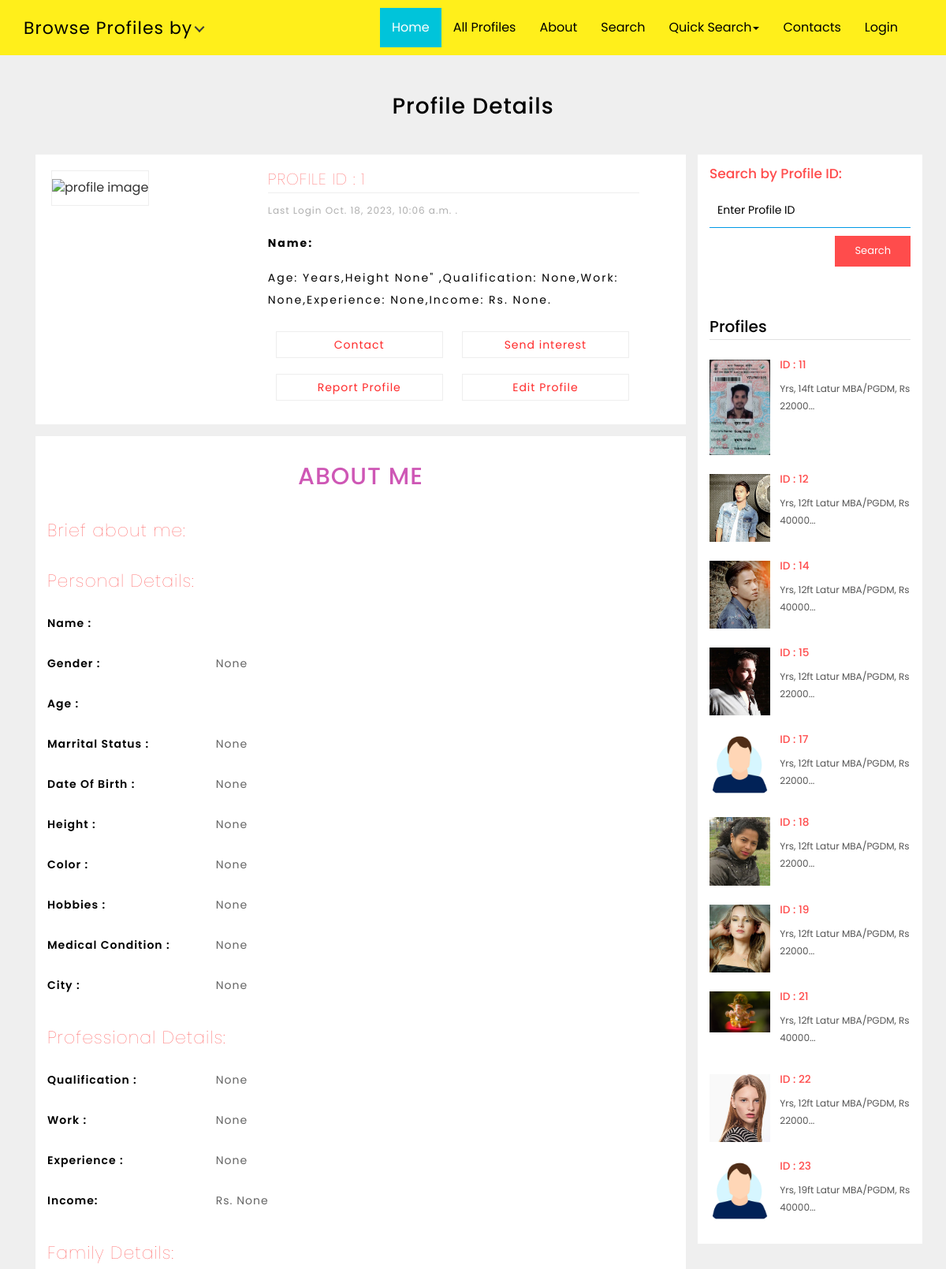
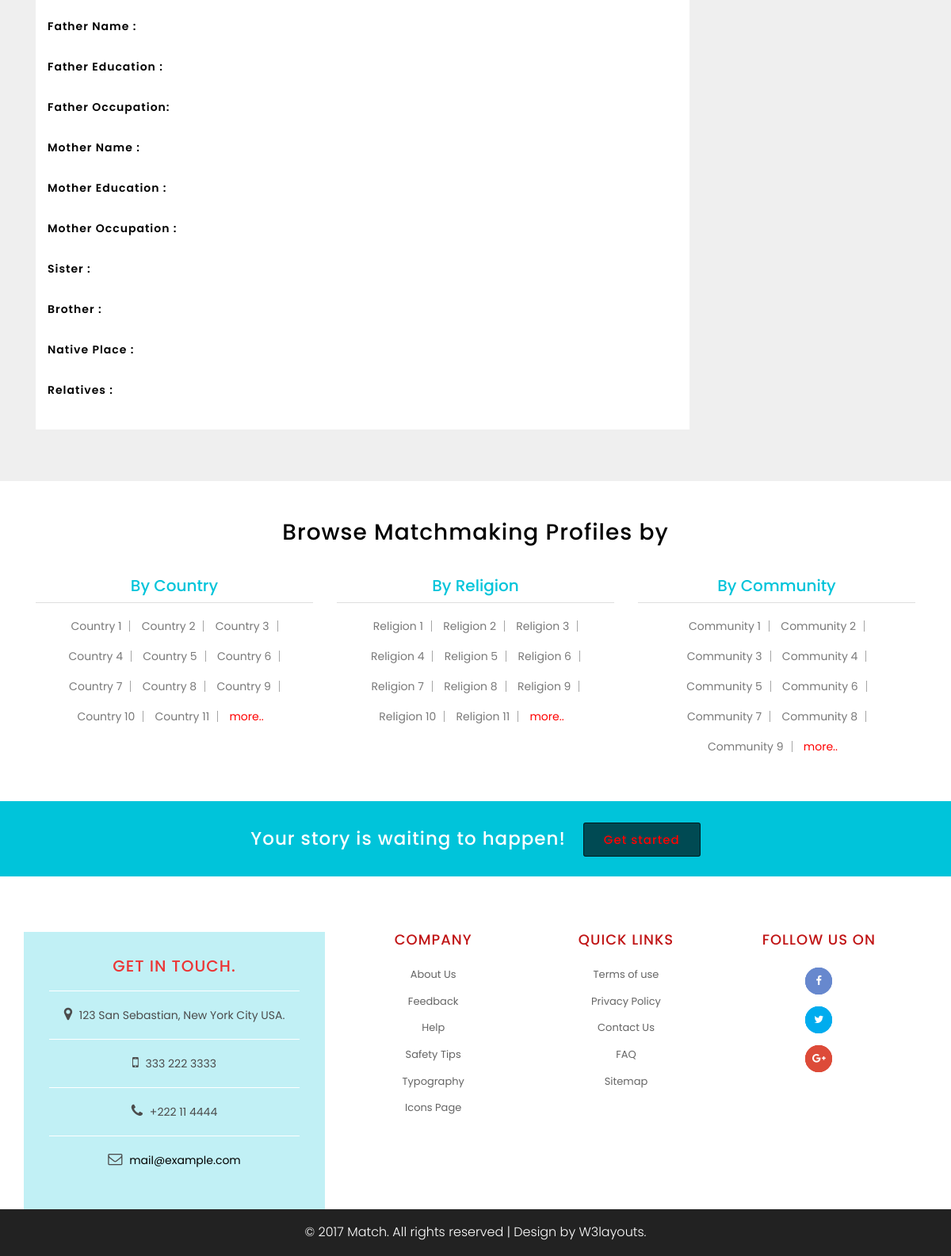
The page /show_profile/1 on the database its author committed (2 pictures, top to bottom).
### app1/models.py (models this page shows, shortened)
class profile(models.Model):
    registerfor = models.CharField(max_length=50,default="", null=True, blank=True)
    user = models.OneToOneField(User, on_delete=models.CASCADE, null=True, blank=True)
    gender = models.CharField(max_length=50,default="", null=True, blank=True)
    lookingfor = models.CharField(max_length=50,default="", null=True, blank=True)
    mobile = models.CharField(max_length=50,default="", null=True, blank=True)
    marrital_status = models.CharField(max_length=50,default="", null=True, blank=True)
    dob = models.DateField(auto_now=False, auto_now_add=False , blank=True, null=True)
    height = models.CharField(max_length=50,default="", null=True, blank=True)
    color = models.CharField(max_length=50,default="", null=True, blank=True)
    Qualification = models.CharField(max_length=50,default="", null=True, blank=True)
    work = models.CharField(max_length=50,default="", null=True, blank=True)
    experience = models.CharField(max_length=50,default="", null=True, blank=True)
    hobbies = models.CharField(max_length=50,default="", null=True, blank=True)
    income = models.CharField(max_length=50,default="", null=True, blank=True)
    medical_condition = models.CharField(max_length=50,default="", null=True, blank=True)
    city = models.CharField(max_length=50,default="", null=True, blank=True)
    about_me = models.TextField(null=True,blank=True)
    related_officer = models.CharField(max_length=50,default="", null=True, blank=True)
    username =   models.CharField(max_length=100,default="", null=True, blank=True)
    first_name =   models.CharField(max_length=100,default="", null=True, blank=True)
    last_name =   models.CharField(max_length=100,default="", null=True, blank=True)
    is_featured = models.BooleanField(default=False)
    is_verified = models.BooleanField(default=False)
    is_mail_verified = models.BooleanField(default=False)

class media(models.Model):
    user = models.OneToOneField(User, on_delete=models.CASCADE, null=True, blank=True)
    dp = models.ImageField(upload_to="media", height_field=None, width_field=None, max_length=None)
    username =   models.CharField(max_length=100,default="", null=True, blank=True)
    first_name =   models.CharField(max_length=100,default="", null=True, blank=True)
    last_name =   models.CharField(max_length=100,default="", null=True, blank=True)

### app1/views.py (the view)
# urls.py: path("show_profile/<int:id>", views.show_profile , name="show_profile"),
def show_profile(request,id):
    from app1.models import profile,family_details,media
    sprofile = profile.objects.all()[:10]
    profile = profile.objects.filter(user=id)[0]
    data = {
        'profile':profile,
        'sprofile':sprofile
    }
    return render(request,"view_profile.html",data)

### template/view_profile.html (shortened to what this page needs)
{% extends 'base.html' %}
{% block main %}
	<div class="w3ls-list">
		<div class="container">
		<h2> Profile Details</h2>
		<div class="col-md-9 profiles-list-agileits">
			<div class="single_w3_profile">
				<div class="agileits_profile_image">
					<img src="{{profile.user.media.dp.url}}" alt="profile image" />
				</div>
				<div class="w3layouts_details">
					<h4>Profile ID : {{profile.user.id}}</h4>
					<span>Last Login {{profile.user.last_login}} .</span>
					<p><strong>Name: {{profile.user.first_name }} {{profile.user.last_name}}</strong></p>
					<p>Age:{{profile.age}} Years,Height {{profile.height}}" ,Qualification: {{profile.Qualification}},Work: {{profile.work}},Experience: {{profile.experience}},Income: Rs. {{profile.income}}.</p>
					<a href="#" data-toggle="modal" data-target="#myModal"> Contact</a>
					<a href="#" data-toggle="modal" data-target="#myModal">Send interest</a>
					<a href="#" data-toggle="modal" data-target="#myModal">Report Profile</a>
					<a href="#" data-toggle="modal" data-target="#myModal">Edit Profile</a>
				</div>
				<div class="clearfix"></div>
			</div>
			<div class="profile_w3layouts_details">
				<div class="agileits_aboutme">
					<h4>About me</h4>
					<h5>Brief about me:</h5>
					<h5>Personal Details:</h5>
					<div class="form_but1">
						<label class="col-sm-3 control-label1" for="Relation">Name : </label>
						<div class="col-sm-9 w3_details">
						</div>
						<div class="clearfix"> </div>
					</div>
					<div class="form_but1">
						<label class="col-sm-3 control-label1" for="Relation">Gender : </label>
						<div class="col-sm-9 w3_details">
							{{profile.gender}}
						</div>
						<div class="clearfix"> </div>
					</div>
					<div class="form_but1">
						<label class="col-sm-3 control-label1" for="Relation">Age : </label>
						<div class="col-sm-9 w3_details">
						</div>
						<div class="clearfix"> </div>
					</div>
					<div class="form_but1">
						<label class="col-sm-3 control-label1" for="Relation">Marrital Status : </label>
						<div class="col-sm-9 w3_details">
							{{profile.marrital_status}}
						</div>
						<div class="clearfix"> </div>
					</div>
					<div class="form_but1">
						<label class="col-sm-3 control-label1" for="Relation">Date Of Birth : </label>
						<div class="col-sm-9 w3_details">
							{{profile.dob}}
						</div>
						<div class="clearfix"> </div>
					</div>
					<div class="form_but1">
						<label class="col-sm-3 control-label1" for="Relation">Height : </label>
						<div class="col-sm-9 w3_details">
							{{profile.height}}
						</div>
						<div class="clearfix"> </div>
					</div>
					<div class="form_but1">
						<label class="col-sm-3 control-label1" for="Relation">Color : </label>
						<div class="col-sm-9 w3_details">
							{{profile.color}}
						</div>
						<div class="clearfix"> </div>
					</div>
					<div class="form_but1">
						<label class="col-sm-3 control-label1" for="Relation">Hobbies : </label>
						<div class="col-sm-9 w3_details">
							{{profile.hobbies}}
						</div>
						<div class="clearfix"> </div>
					</div><div class="form_but1">
						<label class="col-sm-3 control-label1" for="Relation">Medical Condition : </label>
						<div class="col-sm-9 w3_details">
							{{profile.medical_condition}}
						</div>
						<div class="clearfix"> </div>
					</div><div class="form_but1">
						<label class="col-sm-3 control-label1" for="Relation">City : </label>
						<div class="col-sm-9 w3_details">
							{{profile.city}}
						</div>
						<div class="clearfix"> </div>
					</div>
					<h5>Professional Details:</h5>
					<div class="form_but1">
						<label class="col-sm-3 control-label1" for="Relation">Qualification : </label>
						<div class="col-sm-9 w3_details">
							{{profile.Qualification}}
						</div>
						<div class="clearfix"> </div>
					</div>
					<div class="form_but1">
						<label class="col-sm-3 control-label1" for="Relation">Work : </label>
						<div class="col-sm-9 w3_details">
							{{profile.work}}
						</div>
						<div class="clearfix"> </div>
					</div>
					<div class="form_but1">
						<label class="col-sm-3 control-label1" for="Relation">Experience : </label>
						<div class="col-sm-9 w3_details">
							{{profile.experience}}
						</div>
						<div class="clearfix"> </div>
					</div>
					<div class="form_but1">
						<label class="col-sm-3 control-label1" for="Relation">Income: </label>
						<div class="col-sm-9 w3_details">
							Rs. {{profile.income}}
						</div>
						<div class="clearfix"> </div>
					</div>
					<h5>Family Details:</h5>
					<div class="form_but1">
						<label class="col-sm-3 control-label1" for="Relation">Father Name : </label>
						<div class="col-sm-9 w3_details">
						</div>
						<div class="clearfix"> </div>
					</div>
					<div class="form_but1">
						<label class="col-sm-3 control-label1" for="Relation">Father Education : </label>
						<div class="col-sm-9 w3_details">
						</div>
						<div class="clearfix"> </div>
					</div>
					<div class="form_but1">
						<label class="col-sm-3 control-label1" for="Relation">Father Occupation: </label>
						<div class="col-sm-9 w3_details">
						</div>
						<div class="clearfix"> </div>
					</div>
					<div class="form_but1">
						<label class="col-sm-3 control-label1" for="Relation">Mother Name : </label>
						<div class="col-sm-9 w3_details">
						</div>
						<div class="clearfix"> </div>
					</div>
					<div class="form_but1">
						<label class="col-sm-3 control-label1" for="Relation">Mother Education : </label>
						<div class="col-sm-9 w3_details">
						</div>
						<div class="clearfix"> </div>
					</div>
					<div class="form_but1">
						<label class="col-sm-3 control-label1" for="Relation">Mother Occupation : </label>
						<div class="col-sm-9 w3_details">
						</div>
						<div class="clearfix"> </div>
					</div>
					<div class="form_but1">
						<label class="col-sm-3 control-label1" for="Relation">Sister : </label>
						<div class="col-sm-9 w3_details">
						</div>
						<div class="clearfix"> </div>
					</div>
					<div class="form_but1">
						<label class="col-sm-3 control-label1" for="Relation">Brother : </label>
						<div class="col-sm-9 w3_details">
						</div>
						<div class="clearfix"> </div>
					</div>
					<div class="form_but1">
						<label class="col-sm-3 control-label1" for="Relation">Native Place : </label>
						<div class="col-sm-9 w3_details">
						</div>
						<div class="clearfix"> </div>
					</div><div class="form_but1">
						<label class="col-sm-3 control-label1" for="Relation">Relatives : </label>
						<div class="col-sm-9 w3_details">
						</div>
						<div class="clearfix"> </div>
					</div>
				</div>
			</div>
		</div>
		<div class="col-md-3 w3ls-aside">
			<h3>Search by Profile ID:</h3>
			<form action="#" method="get">
				<input class="text" type="text" name="profile_id" placeholder="Enter Profile ID" required="">
				<input type="submit" value="Search">
				<div class="clearfix"></div>
			</form>
			<div class="view_profile">
        	<h3> Profiles</h3>
			{% for i in sprofile %}
			<ul class="profile_item">
				<a href="/show_profile/{{i.user.id}}">
				 <li class="profile_item-img">
					   <img src="{{i.user.media.dp.url}}" class="img-responsive" alt="">
				 </li>
				 <li class="profile_item-desc">
					   <h6>ID : {{i.user.id}}</h6>
					   <p>{{i.age}} Yrs,  {{i.height}} {{i.city}}
					MBA/PGDM,
					Rs {{i.income}}...</p>
				 </li>
				 <div class="clearfix"> </div>
				</a>
			 </ul>
			{% endfor %}
       </div>
		</div>
	</div>
	</div>
	{% load static %}
	<div class="w3layouts-browse text-center">
		<div class="container">
			<h3>Browse Matchmaking Profiles by</h3>
			<div class="col-md-4 w3-browse-grid">
				<h4>By Country</h4>
				<ul>
					<li><a href="nri_list.html">Country 1</a></li>
					<li><a href="nri_list.html">Country 2</a></li>
					<li><a href="nri_list.html">Country 3</a></li>
					<li><a href="nri_list.html">Country 4</a></li>
					<li><a href="nri_list.html">Country 5</a></li>
					<li><a href="nri_list.html">Country 6</a></li>
					<li><a href="nri_list.html">Country 7</a></li>
					<li><a href="nri_list.html">Country 8</a></li>
					<li><a href="nri_list.html">Country 9</a></li>
					<li><a href="nri_list.html">Country 10</a></li>
					<li><a href="nri_list.html">Country 11</a></li>
					<li class="more"><a href="nri_list.html">more..</a></li>
				</ul>
			</div>
			<div class="col-md-4 w3-browse-grid">
				<h4>By Religion</h4>
				<ul>
					<li><a href="r_list.html">Religion 1</a></li>
					<li><a href="r_list.html">Religion 2</a></li>
					<li><a href="r_list.html">Religion 3</a></li>
					<li><a href="r_list.html">Religion 4</a></li>
					<li><a href="r_list.html">Religion 5</a></li>
					<li><a href="r_list.html">Religion 6</a></li>
					<li><a href="r_list.html">Religion 7</a></li>
					<li><a href="r_list.html">Religion 8</a></li>
					<li><a href="r_list.html">Religion 9</a></li>
					<li><a href="r_list.html">Religion 10</a></li>
					<li><a href="r_list.html">Religion 11</a></li>
					<li class="more"><a href="r_list.html">more..</a></li>
				</ul>
			</div>
			<div class="col-md-4 w3-browse-grid">
				<h4>By Community</h4>
				<ul>
					<li><a href="r_list.html">Community 1</a></li>
					<li><a href="r_list.html">Community 2</a></li>
					<li><a href="r_list.html">Community 3</a></li>
					<li><a href="r_list.html">Community 4</a></li>
					<li><a href="r_list.html">Community 5</a></li>
					<li><a href="r_list.html">Community 6</a></li>
					<li><a href="r_list.html">Community 7</a></li>
					<li><a href="r_list.html">Community 8</a></li>
					<li><a href="r_list.html">Community 9</a></li>
					<li class="more"><a href="r_list.html">more..</a></li>
				</ul>
			</div>
			<div class="clearfix"></div>
		</div>
	</div>
{% endblock main %}

### rows shown on the page
profile: user.id "1", user.last_login "Oct. 18, 2023, 10:06 a.m.", height "None", Qualification "None", work "None", experience "None", income "None", gender "None", marrital_status "None", dob "None", color "None", hobbies "None", medical_condition "None", city "None"
profile: user.media.dp (picture), user.id "11", height "14ft", city "Latur", income "22000"
profile: user.media.dp (picture), user.id "12", height "12ft", city "Latur", income "40000"
profile: user.media.dp (picture), user.id "14", height "12ft", city "Latur", income "40000"
profile: user.media.dp (picture), user.id "15", height "12ft", city "Latur", income "22000"
profile: user.media.dp (picture), user.id "17", height "12ft", city "Latur", income "22000"
profile: user.media.dp (picture), user.id "18", height "12ft", city "Latur", income "22000"
profile: user.media.dp (picture), user.id "19", height "12ft", city "Latur", income "22000"
profile: user.media.dp (picture), user.id "21", height "12ft", city "Latur", income "40000"
profile: user.media.dp (picture), user.id "22", height "12ft", city "Latur", income "22000"
profile: user.media.dp (picture), user.id "23", height "19ft", city "Latur", income "40000"
